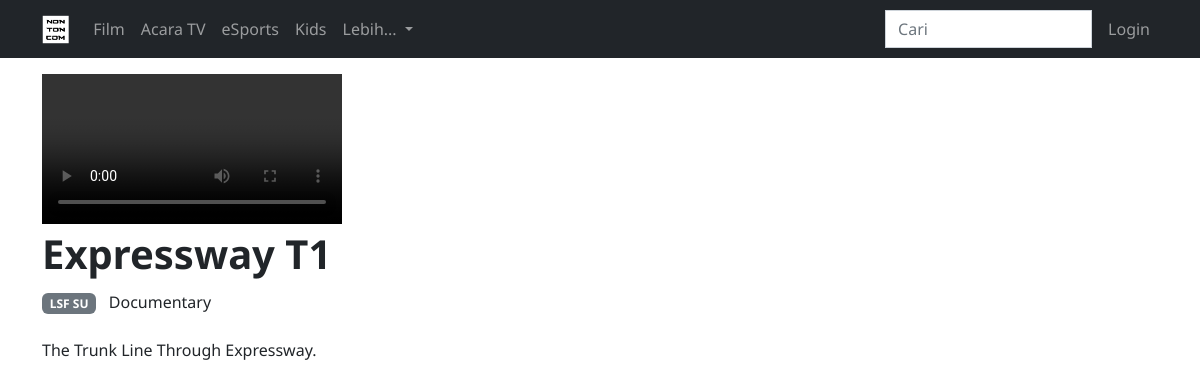
Screenshot of /watch.php?id=12 with the database file from the repository.
### tables this page shows
create table videos
(
    id       int auto_increment
        primary key,
    title    varchar(100)  not null,
    poster   varchar(200)  not null,
    teaser   varchar(1000) not null,
    type     varchar(10)   not null,
    genre    varchar(100)  not null,
    rating   varchar(10)   not null,
    director varchar(100)  not null,
    actor    varchar(200)  not null,
    video    varchar(1000) not null
);

### watch.php (the view, shortened to what this page needs)
<?php
    require_once "includes/connect.php";
    if (isset($_GET["id"])) {
        $id = $_GET["id"];
        $stmt = "SELECT * FROM videos WHERE id = ?";
        $sth = $connect->prepare($stmt);
        $sth->execute(array($id));
        $details = $sth->fetchAll(PDO::FETCH_ASSOC);
    }
?>
<!DOCTYPE html>
<html lang="en">
<head>
    <link rel="stylesheet" href="/assets/css/style.css">
<body>
    <?php include "includes/header.php"; ?>
    <div class="container pt-3">
        <?php
        foreach ($details as $detail) {
            echo '<div class="row">';
                echo '<div class="col-lg-7 col-md-9">';
                    echo '<video class="img-fluid" autoplay controls>';
                        echo '<source src="/videos/'.$detail["video"].'" type="video/mp4">';
                    echo '</video>';
                    echo '<h1>'.$detail["title"].'</h1>';
                    echo '<p class="py-1"><span class="badge bg-secondary">'.$detail["rating"].'</span>&nbsp;&nbsp;&nbsp;'.$detail["genre"].'</p>';
                    echo '<p class="py-1">'.$detail["teaser"].'</p>';
                echo '</div>';
        }
        ?>
    </div>
</body>
</html>

### rows the page displays
videos: title "Expressway T1", rating "LSF SU", genre "Documentary", teaser "The Trunk Line Through Expressway."
